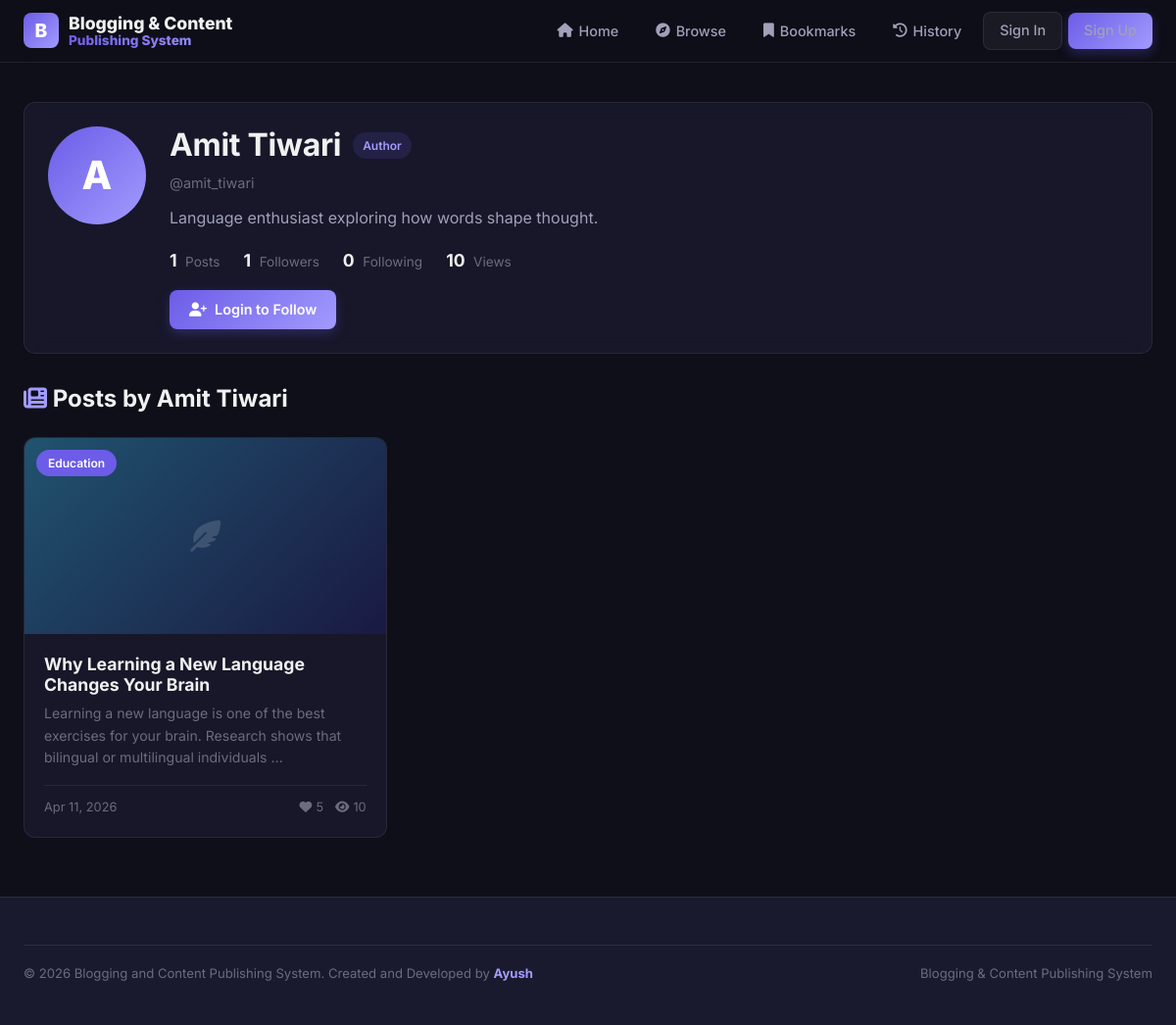
Page /reader/user/amit_tiwari/ on the committed database.
### accounts/models.py (models this page shows, shortened)
class tbl_user(models.Model):
    name = models.CharField(max_length=80)
    username = models.CharField(max_length=30, unique=True)
    email = models.EmailField(unique=True, max_length=60)
    password = models.CharField(max_length=128)
    role = models.CharField(max_length=20, default='reader',
                            choices=[('admin', 'Admin'), ('author', 'Author'), ('reader', 'Reader')])
    status = models.BooleanField(default=True)
    created_at = models.DateTimeField(auto_now_add=True)
    updated_at = models.DateTimeField(auto_now=True)

### author/models.py (models this page shows, shortened)
class tbl_authors(models.Model):
    user_id = models.OneToOneField(tbl_user, on_delete=models.CASCADE, related_name='author_profile')
    bio = models.TextField(blank=True, default='')
    profile_image = models.ImageField(upload_to='authors/profiles/', blank=True, null=True)
    website = models.URLField(blank=True, default='')
    created_at = models.DateTimeField(auto_now_add=True)

class tbl_posts(models.Model):
    author_id = models.ForeignKey(tbl_authors, on_delete=models.CASCADE, related_name='posts')
    category_id = models.ForeignKey(tbl_categories, on_delete=models.CASCADE, related_name='posts')
    title = models.CharField(max_length=200)
    content = models.TextField()
    excerpt = models.TextField(blank=True, default='', max_length=500)
    featured_image = models.ImageField(upload_to='posts/featured/', blank=True, null=True)
    status = models.BooleanField(default=False)  # False=Pending/Draft, True=Published
    is_submitted = models.BooleanField(default=False)  # True=Pending Review, False=Draft
    is_featured = models.BooleanField(default=False)
    created_at = models.DateTimeField(auto_now_add=True)
    updated_at = models.DateTimeField(auto_now=True)
    class Meta:
        ordering = ['-created_at']
        verbose_name_plural = "Posts"

class tbl_categories(models.Model):
    name = models.CharField(max_length=50, unique=True)
    description = models.TextField(blank=True, default='')
    created_at = models.DateTimeField(auto_now_add=True)
    class Meta:
        verbose_name_plural = "Categories"

### reader/views.py (the view)
# urls.py: path('user/<str:username>/', views.public_profile, name='public_profile'),
def public_profile(request, username):
    ctx = get_session_context(request)
    ctx.update({"zone": "reader", "page": "public_profile"})
    try:
        target_user = tbl_user.objects.get(username=username)
        ctx["target_user"] = target_user
        ctx["follower_count"] = tbl_follows.objects.filter(following_id=target_user).count()
        ctx["following_count"] = tbl_follows.objects.filter(follower_id=target_user).count()
        uid = request.session.get('user_id')
        if uid and uid != target_user.id:
            ctx["is_following"] = tbl_follows.objects.filter(
                follower_id__id=uid, following_id=target_user
            ).exists()
        try:
            author = tbl_authors.objects.get(user_id=target_user)
            user_posts = tbl_posts.objects.filter(author_id=author, status=True).order_by("-id")
            for post in user_posts:
                post.like_count = tbl_likes.objects.filter(post_id=post).count()
                post.view_count = tbl_post_views.objects.filter(post_id=post).count()
            ctx["user_posts"] = user_posts
            ctx["post_count"] = user_posts.count()
            ctx["author_bio"] = author.bio
            ctx["author_profile"] = author
        except tbl_authors.DoesNotExist:
            ctx["user_posts"] = []
            ctx["post_count"] = 0
        ctx["total_views"] = tbl_post_views.objects.filter(
            post_id__author_id__user_id=target_user
        ).count()
    except tbl_user.DoesNotExist:
        ctx["target_user"] = None
    return render(request, "reader/public_profile.html", ctx)

### reader/views.py (called while the page is built)
def get_session_context(request):
    uid = request.session.get('user_id')
    notif_count = 0
    if uid:
        notif_count = tbl_notifications.objects.filter(user_id__id=uid, is_read=False).count()
    return {
        'user_id': uid,
        'user_name': request.session.get('user_name', 'Guest'),
        'user_role': request.session.get('user_role', 'reader'),
        'user_username': request.session.get('user_username', ''),
        'notif_count': notif_count,
    }

### templates/reader/public_profile.html (shortened to what this page needs)
{% extends "reader/base.html" %}
{% block content %}
{% if target_user %}
<div class="page-content" style="padding-top:40px;">
    <div class="card mb-4">
        <div style="display:flex;align-items:flex-start;gap:24px;flex-wrap:wrap;">
            <div>
                {% if author_profile and author_profile.profile_image %}
                <img src="{{ author_profile.profile_image.url }}" alt="{{ target_user.name }}"
                    style="width:100px;height:100px;border-radius:50%;object-fit:cover;border:3px solid var(--primary);">
                {% else %}
                <div
                    style="width:100px;height:100px;border-radius:50%;background:var(--gradient-primary);display:flex;align-items:center;justify-content:center;font-size:2.5rem;font-weight:800;color:white;">
                    {{ target_user.name|first }}</div>
                {% endif %}
            </div>
            <div style="flex:1;min-width:200px;">
                <div style="display:flex;align-items:center;gap:12px;flex-wrap:wrap;margin-bottom:8px;">
                    <h2 style="margin:0;">{{ target_user.name }}</h2>
                    <span class="badge badge-primary">{{ target_user.role|title }}</span>
                </div>
                <p style="color:var(--text-muted);font-size:0.9rem;margin-bottom:12px;">@{{ target_user.username }}</p>
                {% if author_bio %}
                <p style="color:var(--text-secondary);max-width:600px;">{{ author_bio }}</p>
                {% endif %}
                <div style="display:flex;gap:24px;margin:16px 0;">
                    <div>
                        <span style="font-weight:700;font-size:1.1rem;color:var(--text-primary);">{{ post_count|default:"0" }}</span>
                        <span style="color:var(--text-muted);font-size:0.85rem;margin-left:4px;">Posts</span>
                    </div>
                    <div>
                        <span style="font-weight:700;font-size:1.1rem;color:var(--text-primary);" id="follower-count">{{ follower_count|default:"0" }}</span>
                        <span style="color:var(--text-muted);font-size:0.85rem;margin-left:4px;">Followers</span>
                    </div>
                    <div>
                        <span style="font-weight:700;font-size:1.1rem;color:var(--text-primary);">{{ following_count|default:"0" }}</span>
                        <span style="color:var(--text-muted);font-size:0.85rem;margin-left:4px;">Following</span>
                    </div>
                    <div>
                        <span style="font-weight:700;font-size:1.1rem;color:var(--text-primary);">{{ total_views|default:"0" }}</span>
                        <span style="color:var(--text-muted);font-size:0.85rem;margin-left:4px;">Views</span>
                    </div>
                </div>
                {% if user_id and user_id != target_user.id %}
                <button id="follow-btn" class="btn {% if is_following %}btn-secondary{% else %}btn-primary{% endif %}"
                    onclick="toggleFollow({{ target_user.id }})">
                    <i class="fas {% if is_following %}fa-user-check{% else %}fa-user-plus{% endif %}"></i>
                    <span id="follow-text">{% if is_following %}Following{% else %}Follow{% endif %}</span>
                </button>
                {% elif not user_id %}
                <a href="/accounts/login/" class="btn btn-primary"><i class="fas fa-user-plus"></i> Login to Follow</a>
                {% endif %}
            </div>
        </div>
    </div>
    {% if user_posts %}
    <h3 class="mb-3"><i class="fas fa-newspaper" style="color:var(--primary-light);"></i> Posts by {{ target_user.name }}</h3>
    <div class="grid-3">
        {% for post in user_posts %}
        <div class="post-card animate-fadeInUp">
            <div class="post-card-image">
                {% if post.featured_image %}
                <img src="{{ post.featured_image.url }}" alt="{{ post.title }}">
                {% else %}
                <div
                    style="width:100%;height:100%;background:linear-gradient(135deg, hsl({{ forloop.counter|add:200 }}, 55%, 28%), hsl({{ forloop.counter|add:240 }}, 45%, 18%));display:flex;align-items:center;justify-content:center;">
                    <i class="fas fa-feather-alt" style="font-size:2rem;color:rgba(255,255,255,0.15);"></i>
                </div>
                {% endif %}
                <span class="category-badge">{{ post.category_id.name }}</span>
            </div>
            <div class="post-card-body">
                <h3><a href="/reader/blog/{{ post.id }}/">{{ post.title }}</a></h3>
                <p class="excerpt">{{ post.excerpt|default:post.content|truncatewords:20 }}</p>
                <div class="post-card-meta">
                    <span style="font-size:0.8rem;color:var(--text-muted);">{{ post.created_at|date:"M d, Y" }}</span>
                    <div class="post-card-stats">
                        <span><i class="fas fa-heart"></i> {{ post.like_count }}</span>
                        <span><i class="fas fa-eye"></i> {{ post.view_count }}</span>
                    </div>
                </div>
            </div>
        </div>
        {% endfor %}
    </div>
    {% else %}
    <div class="empty-state">
        <div class="icon"><i class="fas fa-pen-nib"></i></div>
        <h3>No published posts</h3>
        <p>This user hasn't published any posts yet.</p>
    </div>
    {% endif %}
</div>
{% endif %}
{% endblock %}

### static/css/style.css (style rules this page uses)
:root { --primary: #6C5CE7; --primary-light: #A29BFE; --primary-dark: #4A3DB8; --primary-glow: rgba(108, 92, 231, 0.3); --accent-pink: #FD79A8; --accent-cyan: #00CEC9; --accent-orange: #FDCB6E; --accent-green: #00B894; --accent-red: #FF6B6B; --bg-primary: #0F0F1A; --bg-secondary: #1A1A2E; --bg-tertiary: #16213E; --bg-card: rgba(26, 26, 46, 0.8); --bg-glass: rgba(255, 255, 255, 0.05); --bg-glass-hover: rgba(255, 255, 255, 0.08); --text-primary: #F1F1F1; --text-secondary: #A0A0B8; --text-muted: #6C6C80; --text-inverse: #0F0F1A; --border-color: rgba(255, 255, 255, 0.08); --border-hover: rgba(255, 255, 255, 0.15); --border-active: rgba(108, 92, 231, 0.5); --shadow-sm: 0 2px 8px rgba(0, 0, 0, 0.2); --shadow-md: 0 4px 16px rgba(0, 0, 0, 0.3); --shadow-lg: 0 8px 32px rgba(0, 0, 0, 0.4); --shadow-glow: 0 0 20px rgba(108, 92, 231, 0.2); --radius-sm: 8px; --radius-md: 12px; --radius-lg: 16px; --radius-xl: 24px; --radius-full: 9999px; --transition-fast: 0.15s ease; --transition-normal: 0.3s ease; --transition-slow: 0.5s ease; --gradient-primary: linear-gradient(135deg, #6C5CE7, #A29BFE); --gradient-hero: linear-gradient(135deg, #0F0F1A 0%, #1A1A2E 50%, #16213E 100%); --gradient-card: linear-gradient(145deg, rgba(26, 26, 46, 0.9), rgba(22, 33, 62, 0.6)); }
*, *::before, *::after { margin: 0; padding: 0; box-sizing: border-box; }
html { scroll-behavior: smooth; font-size: 16px; }
body { font-family: 'Inter', -apple-system, sans-serif; background: var(--bg-primary); color: var(--text-primary); line-height: 1.6; min-height: 100vh; overflow-x: hidden; -webkit-font-smoothing: antialiased; }
a { color: var(--primary-light); text-decoration: none; transition: color var(--transition-fast); }
.mb-3 { margin-bottom: 24px; }
.mb-4 { margin-bottom: 32px; }
h1, h2, h3, h4, h5, h6 { font-weight: 700; line-height: 1.2; color: var(--text-primary); }
h2 { font-size: 2rem; letter-spacing: -0.01em; }
h3 { font-size: 1.5rem; }
p { color: var(--text-secondary); margin-bottom: 12px; }
.btn { display: inline-flex; align-items: center; justify-content: center; gap: 8px; padding: 10px 20px; border-radius: var(--radius-sm); font-family: inherit; font-size: 0.9rem; font-weight: 600; border: none; cursor: pointer; transition: all var(--transition-fast); text-decoration: none; line-height: 1.4; white-space: nowrap; }
.btn-primary { background: var(--gradient-primary); color: white; box-shadow: 0 4px 12px var(--primary-glow); }
.card { background: var(--bg-card); border: 1px solid var(--border-color); border-radius: var(--radius-md); padding: 24px; backdrop-filter: blur(10px); transition: all var(--transition-normal); }
.post-card { background: var(--bg-card); border: 1px solid var(--border-color); border-radius: var(--radius-md); overflow: hidden; transition: all var(--transition-normal); display: flex; flex-direction: column; }
.post-card-image { width: 100%; height: 200px; background: var(--gradient-card); overflow: hidden; position: relative; }
.post-card-image .category-badge { position: absolute; top: 12px; left: 12px; background: var(--primary); color: white; padding: 4px 12px; border-radius: var(--radius-full); font-size: 0.75rem; font-weight: 600; }
.post-card-body { padding: 20px; flex: 1; display: flex; flex-direction: column; }
.post-card-body h3 { font-size: 1.1rem; margin-bottom: 8px; display: -webkit-box; -webkit-line-clamp: 2; -webkit-box-orient: vertical; overflow: hidden; }
.post-card-body h3 a { color: var(--text-primary); text-decoration: none; }
.post-card-body .excerpt { font-size: 0.88rem; color: var(--text-muted); display: -webkit-box; -webkit-line-clamp: 3; -webkit-box-orient: vertical; overflow: hidden; margin-bottom: 16px; flex: 1; }
.post-card-meta { display: flex; align-items: center; justify-content: space-between; padding-top: 12px; border-top: 1px solid var(--border-color); font-size: 0.8rem; color: var(--text-muted); }
.post-card-stats { display: flex; gap: 12px; }
.post-card-stats span { display: flex; align-items: center; gap: 4px; }
.grid-3 { display: grid; grid-template-columns: repeat(3, 1fr); gap: 20px; }
.page-content { padding-bottom: 60px; }
.badge { display: inline-flex; align-items: center; padding: 4px 10px; border-radius: var(--radius-full); font-size: 0.75rem; font-weight: 600; }
.badge-primary { background: rgba(108, 92, 231, 0.15); color: var(--primary-light); }
.animate-fadeInUp { animation: fadeInUp 0.5s ease forwards; }

### rows in the picture
tbl_user: name|first "A", name "Amit Tiwari", role "Author", username "amit_tiwari"
tbl_authors: bio "Language enthusiast exploring how words shape thought."
tbl_posts: category_id.name "Education", title "Why Learning a New Language Changes Your Brain", excerpt "Learning a new language is one of the best exercises for your brain. Research shows that bilingual or multilingual individuals …", created_at "Apr 11, 2026", like_count "5", view_count "10"

### other values in the picture
{{ post_count|default:"0" }} "1"
{{ follower_count|default:"0" }} "1"
{{ following_count|default:"0" }} "0"
{{ total_views|default:"0" }} "10"
